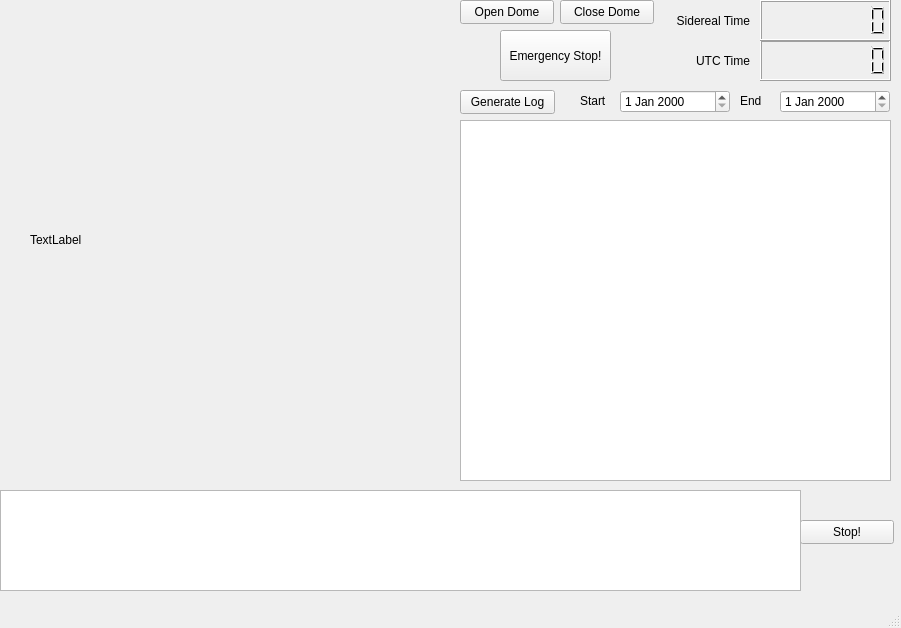
<?xml version="1.0" encoding="UTF-8"?>
<ui version="4.0">
 <class>TCS_Main_Panel</class>
 <widget class="QMainWindow" name="TCS_Main_Panel">
  <property name="geometry">
   <rect>
    <x>0</x>
    <y>0</y>
    <width>901</width>
    <height>628</height>
   </rect>
  </property>
  <property name="windowTitle">
   <string>MainWindow</string>
  </property>
  <widget class="QWidget" name="centralwidget">
   <widget class="QPushButton" name="Start_Stop">
    <property name="geometry">
     <rect>
      <x>800</x>
      <y>520</y>
      <width>94</width>
      <height>24</height>
     </rect>
    </property>
    <property name="text">
     <string>Stop!</string>
    </property>
   </widget>
   <widget class="QPlainTextEdit" name="LogMonitor">
    <property name="geometry">
     <rect>
      <x>0</x>
      <y>490</y>
      <width>801</width>
      <height>101</height>
     </rect>
    </property>
    <property name="sizePolicy">
     <sizepolicy hsizetype="MinimumExpanding" vsizetype="MinimumExpanding">
      <horstretch>0</horstretch>
      <verstretch>0</verstretch>
     </sizepolicy>
    </property>
    <property name="maximumSize">
     <size>
      <width>16777215</width>
      <height>16777215</height>
     </size>
    </property>
    <property name="readOnly">
     <bool>true</bool>
    </property>
   </widget>
   <widget class="QPushButton" name="open_dome_btn">
    <property name="geometry">
     <rect>
      <x>460</x>
      <y>0</y>
      <width>94</width>
      <height>24</height>
     </rect>
    </property>
    <property name="text">
     <string>Open Dome</string>
    </property>
   </widget>
   <widget class="QPushButton" name="close_dome_btn">
    <property name="geometry">
     <rect>
      <x>560</x>
      <y>0</y>
      <width>94</width>
      <height>24</height>
     </rect>
    </property>
    <property name="text">
     <string>Close Dome</string>
    </property>
   </widget>
   <widget class="QPushButton" name="emergency_stop_btn">
    <property name="geometry">
     <rect>
      <x>500</x>
      <y>30</y>
      <width>111</width>
      <height>51</height>
     </rect>
    </property>
    <property name="text">
     <string>Emergency Stop!</string>
    </property>
   </widget>
   <widget class="QTableView" name="sensor_display">
    <property name="geometry">
     <rect>
      <x>460</x>
      <y>120</y>
      <width>431</width>
      <height>361</height>
     </rect>
    </property>
    <property name="dragDropOverwriteMode">
     <bool>false</bool>
    </property>
    <property name="selectionMode">
     <enum>QAbstractItemView::SingleSelection</enum>
    </property>
   </widget>
   <widget class="QLabel" name="camera_view">
    <property name="geometry">
     <rect>
      <x>30</x>
      <y>40</y>
      <width>400</width>
      <height>400</height>
     </rect>
    </property>
    <property name="text">
     <string>TextLabel</string>
    </property>
   </widget>
   <widget class="QLCDNumber" name="lcd_local_time">
    <property name="geometry">
     <rect>
      <x>760</x>
      <y>40</y>
      <width>131</width>
      <height>41</height>
     </rect>
    </property>
    <property name="digitCount">
     <number>8</number>
    </property>
    <property name="value" stdset="0">
     <double>0.000000000000000</double>
    </property>
    <property name="intValue" stdset="0">
     <number>0</number>
    </property>
   </widget>
   <widget class="QDateEdit" name="dateEdit">
    <property name="geometry">
     <rect>
      <x>620</x>
      <y>90</y>
      <width>110</width>
      <height>23</height>
     </rect>
    </property>
   </widget>
   <widget class="QDateEdit" name="dateEdit_2">
    <property name="geometry">
     <rect>
      <x>780</x>
      <y>90</y>
      <width>110</width>
      <height>23</height>
     </rect>
    </property>
   </widget>
   <widget class="QPushButton" name="btn_generate_log">
    <property name="geometry">
     <rect>
      <x>460</x>
      <y>90</y>
      <width>95</width>
      <height>24</height>
     </rect>
    </property>
    <property name="text">
     <string>Generate Log</string>
    </property>
   </widget>
   <widget class="QLabel" name="start_date_label">
    <property name="geometry">
     <rect>
      <x>580</x>
      <y>90</y>
      <width>41</width>
      <height>21</height>
     </rect>
    </property>
    <property name="text">
     <string>Start</string>
    </property>
   </widget>
   <widget class="QLabel" name="start_date_label_2">
    <property name="geometry">
     <rect>
      <x>740</x>
      <y>90</y>
      <width>41</width>
      <height>21</height>
     </rect>
    </property>
    <property name="text">
     <string>End</string>
    </property>
   </widget>
   <widget class="QLCDNumber" name="lcd_sideral_time">
    <property name="geometry">
     <rect>
      <x>760</x>
      <y>0</y>
      <width>131</width>
      <height>41</height>
     </rect>
    </property>
    <property name="digitCount">
     <number>8</number>
    </property>
    <property name="value" stdset="0">
     <double>0.000000000000000</double>
    </property>
    <property name="intValue" stdset="0">
     <number>0</number>
    </property>
   </widget>
   <widget class="QLabel" name="lbl_sideral_time">
    <property name="geometry">
     <rect>
      <x>670</x>
      <y>10</y>
      <width>80</width>
      <height>22</height>
     </rect>
    </property>
    <property name="text">
     <string>Sidereal Time</string>
    </property>
    <property name="alignment">
     <set>Qt::AlignRight|Qt::AlignTrailing|Qt::AlignVCenter</set>
    </property>
   </widget>
   <widget class="QLabel" name="lbl_local_time">
    <property name="geometry">
     <rect>
      <x>670</x>
      <y>50</y>
      <width>80</width>
      <height>22</height>
     </rect>
    </property>
    <property name="text">
     <string>UTC Time</string>
    </property>
    <property name="alignment">
     <set>Qt::AlignRight|Qt::AlignTrailing|Qt::AlignVCenter</set>
    </property>
   </widget>
  </widget>
  <widget class="QMenuBar" name="menubar">
   <property name="geometry">
    <rect>
     <x>0</x>
     <y>0</y>
     <width>901</width>
     <height>21</height>
    </rect>
   </property>
  </widget>
  <widget class="QStatusBar" name="statusbar"/>
 </widget>
 <resources/>
 <connections>
  <connection>
   <sender>open_dome_btn</sender>
   <signal>clicked()</signal>
   <receiver>TCS_Main_Panel</receiver>
   <slot>open_dome()</slot>
   <hints>
    <hint type="sourcelabel">
     <x>553</x>
     <y>44</y>
    </hint>
    <hint type="destinationlabel">
     <x>615</x>
     <y>45</y>
    </hint>
   </hints>
  </connection>
  <connection>
   <sender>close_dome_btn</sender>
   <signal>clicked()</signal>
   <receiver>TCS_Main_Panel</receiver>
   <slot>close_dome()</slot>
   <hints>
    <hint type="sourcelabel">
     <x>653</x>
     <y>44</y>
    </hint>
    <hint type="destinationlabel">
     <x>577</x>
     <y>76</y>
    </hint>
   </hints>
  </connection>
  <connection>
   <sender>emergency_stop_btn</sender>
   <signal>clicked()</signal>
   <receiver>TCS_Main_Panel</receiver>
   <slot>emergency_stop()</slot>
   <hints>
    <hint type="sourcelabel">
     <x>610</x>
     <y>101</y>
    </hint>
    <hint type="destinationlabel">
     <x>639</x>
     <y>121</y>
    </hint>
   </hints>
  </connection>
  <connection>
   <sender>btn_generate_log</sender>
   <signal>clicked()</signal>
   <receiver>TCS_Main_Panel</receiver>
   <slot>generate_log()</slot>
   <hints>
    <hint type="sourcelabel">
     <x>488</x>
     <y>125</y>
    </hint>
    <hint type="destinationlabel">
     <x>392</x>
     <y>26</y>
    </hint>
   </hints>
  </connection>
 </connections>
 <slots>
  <slot>open_dome()</slot>
  <slot>close_dome()</slot>
  <slot>emergency_stop()</slot>
  <slot>generate_log()</slot>
 </slots>
</ui>
